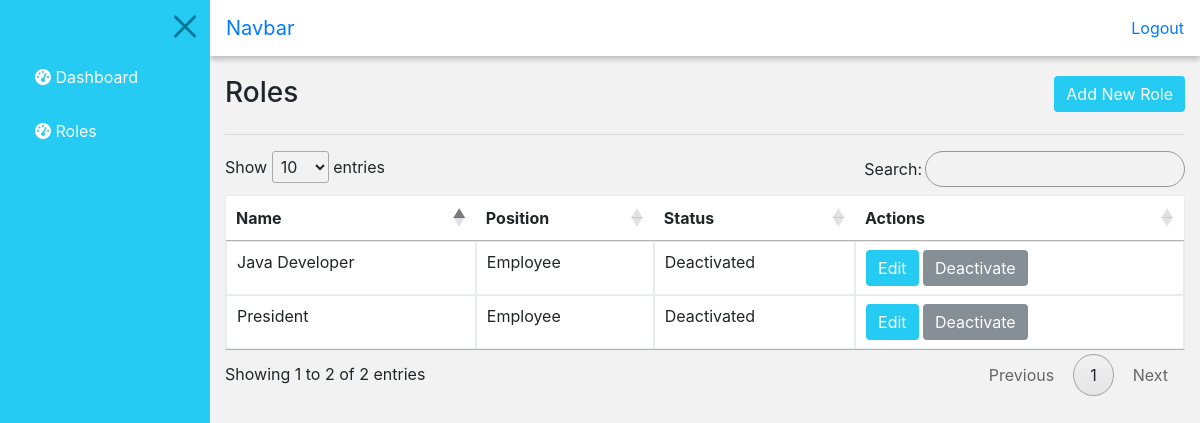
/index.php/roles, run on an earlier commit of the app's database.
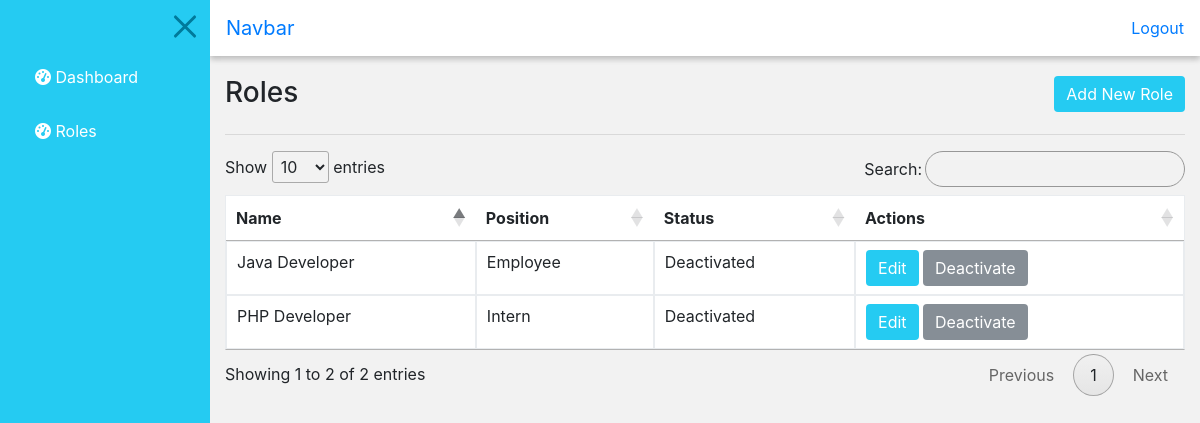
And on a later commit of the database.
### tables this page shows
CREATE TABLE `role` (
  `role_id` int(11) NOT NULL,
  `name` varchar(100) DEFAULT NULL,
  `pos_id` int(11) NOT NULL,
  `applicant` tinyint(1) DEFAULT NULL
);

CREATE TABLE `position` (
  `id` int(11) NOT NULL,
  `name` varchar(50) NOT NULL
);

### application/controllers/Roles.php (called while the page is built, shortened)
<?php
class Roles extends CI_Controller {
    public function index(){
    $this->load->model('Resume_model');
      $data['roles'] = $this->Resume_model->get_role_position();
      $data['title'] = "Astrid Technologies | Roles";
      $this->load->view('include/header',$data);
      $this->load->view('include/sidebar');
      $this->load->view('role/index', $data);
      $this->load->view('include/footer');
    }
  }

### index.php (called while the page is built, shortened)
<?php
require_once BASEPATH.'core/CodeIgniter.php';

### application/models/Resume_model.php (called while the page is built, shortened)
<?php
class Resume_model extends CI_Model {
  public function get_role_position(){
    $this->db->select('role.role_id,role.name,position.name as pos_name,role.status,position.id as pos_id');
    $this->db->from('role');
    $this->db->join('position', 'role.pos_id = position.id','inner');
    $query = $this->db->get();
    return $query->result();
  }
}

### application/views/role/index.php (the view, shortened to what this page needs)
<div class="container-fluid" id="record-table">
<button class="btn custom-button float-right" id="btn-add" data-toggle="modal"data-target="#roleModal">Add New Role</button>
  <h3 class="title">Roles</h3>
  <hr>
    <table class="table table-bordered table-responsive-xl" id="table-role">
      <thead>
        <tr>
          <th>Name</th>
          <th>Position</th>
          <th>Status</th>
          <th>Actions</th>
        </tr>
      </thead>
      <tbody id="tbody-role">
        <?php foreach ($roles as $role) : ?>
        <tr data-role="role_id" class="<?=$role->role_id?>">
          <td data-role="role_name"><?= $role->name?></td>
          <td data-role="position_name"><?=$role->pos_name?></td>
          <td data-role="role_status"><?=$role->status==1?"Activated":"Deactivated"?></td>
        <td>
            <button class="btn custom-button" id="btn-update"data-id="<?= $role->role_id;?>"data-value="<?=$role->pos_id;?>" data-toggle="modal"data-target="#roleModal">Edit</button>
            <button class="btn btn-secondary" data-value="<?=$role->pos_id;?>" data-id="<?= $role->role_id;?>"data-function="" id="btn-status">Deactivate</button>
          </td>
        </tr>
        <?php endforeach; ?>
      </tbody>
    </table>
</div>

### application/views/include/header.php (shortened to what this page needs)
<!DOCTYPE html>
<html lang="en">
<head>
    <link rel="stylesheet" type="text/css" href="assets/css/flavored-reset-and-normalize.css" >
    <link rel="stylesheet" type="text/css" href="assets/css/bootstrap.css" >
    <link rel="stylesheet" type="text/css" href="assets/css/font-awesome.min.css" >
    <link rel="stylesheet" href="https://cdn.datatables.net/1.10.16/css/jquery.dataTables.min.css">
	<link rel="stylesheet" type="text/css" href="assets/css/style.css" >
</head>
<body>

### application/views/include/sidebar.php (shortened to what this page needs)
<div id="sidebar">
	<div id="nav-icon-close" class="custom-toggle">
		<span></span>
	</div>
	<ul class="sidebar-menu">
		<li class="">
			<a class="" href="<?= base_url(); ?>">
				<i class="fa fa-dashboard"></i>
				<span>Dashboard</span>
			</a>
		</li>
		<li class="">
			<a class="" href="<?= base_url('roles')?>">
				<i class="fa fa-dashboard"></i>
				<span>Roles</span>
			</a>
		</li>
	</ul>
</div>
<div class="main-content">
	<div class="topbar">
		<nav class="navbar navbar-custom">
			<a class="navbar-brand mr-auto" href="#">Navbar</a>
			<a class="nav-text" href="users/logout">Logout</a>
		</nav>
	</div>

### application/views/include/footer.php (shortened to what this page needs)
        </div>
    </body>
</html>

### assets/css/style.css (style rules this page uses)
html, body { width: 100%; }
body { background-color: #f2f2f2; }
.btn { border: none; }
.custom-button { background-color: #25CBF2; border: none; color: #ffffff; }
.navbar-custom { background-color: #ffffff; box-shadow: 0 3px 6px rgba(0, 0, 0, 0.1), 0 3px 6px rgba(0, 0, 0, 0.15); justify-content: left; margin-bottom: 20px; }
#sidebar { width: 210px; height: 100%; position: fixed; background: #25CBF2; overflow-y: scroll; transition: .5s; -webkit-transition: .5s; -moz-transition: .5s; }
#sidebar .sidebar-menu { padding-top: 50px; }
#sidebar ul, #sidebar li { list-style: none; }
#sidebar a { border-left: 5px solid transparent; color: #ffffff; display: block; padding: 15px 30px 15px 30px; white-space: nowrap; }
#sidebar a span { display: inline-grid; white-space: normal; }
.title { display: inline-block; }
.main-content, .reverse-animation { margin-left: 210px; overflow: hidden; }
#nav-icon-close { float: right; margin: 10px; }
.custom-toggle { cursor: pointer; height: 25px; position: relative; width: 30px; }
.custom-toggle span { background: #007A9B; border-radius: 9px; display: block; height: 3px; left: 0; opacity: 1; position: absolute; width: 100%; }
#nav-icon-close span:nth-child(2) { top: 15px; -ms-transform: rotate(-45deg); -webkit-transform: rotate(-45deg); transform: rotate(-45deg); }
.table { background: #ffffff; }
.table thead tr th { border: none; }

What changed in the data, as far as the page shows it:
removed role: name "President", position.name "Employee", shows "Deactivated"
added role: name "PHP Developer", position.name "Intern", shows "Deactivated"
